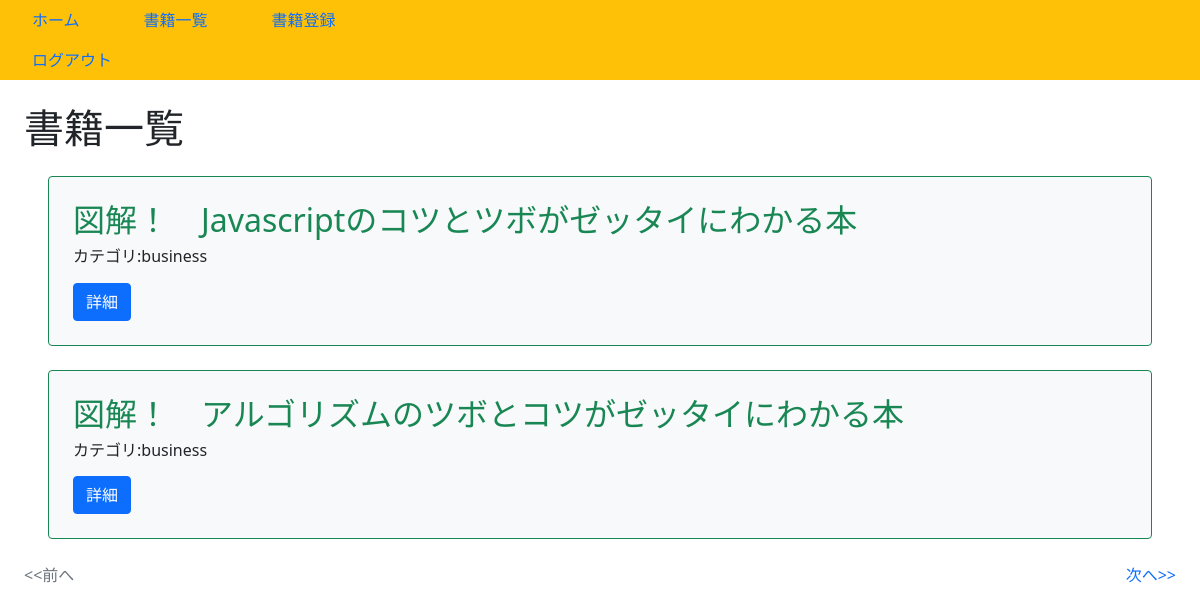
Page /book/ (signed in) on the committed database.
### book/models.py (models this page shows, shortened)
class Book(models.Model):
    title = models.CharField(max_length=100)
    text = models.TextField()
    thumbnail = models.ImageField(null=True, blank=True)
    category = models.CharField(
        max_length=100,
        choices=CATEGORY
    )
    user = models.ForeignKey('auth.user',on_delete=models.CASCADE)

### book/views.py (the view)
# urls.py: path('book/', views.ListBookView.as_view(), name='list-book'),
class ListBookView(LoginRequiredMixin, ListView):
    template_name = 'book/book_list.html'
    model = Book
    paginate_by = ITEM_PER_PAGE

### book/templates/book/book_list.html (shortened to what this page needs)
{% extends 'base.html' %}
{% block h1 %}書籍一覧{% endblock %}
{% block content %}
    {% for item in object_list %}
    <div class="p-4 m-4 bg-light border border-success rounded">
        <h2 class="text-success">{{ item.title }}</h2>
        <h6>カテゴリ:{{ item.category }}</h6>
        <div class="mt-3">
          <a href="{% url 'detail-book' item.pk %}" class="btn btn-primary">詳細</a>
        </div>
      </div>
    {% endfor %}
    {% include 'book/components/pagination.html' %}
{% endblock content %}

### book/static/book/css/style.css (style rules this page uses)
a { text-decoration: none; }

### rows in the picture
Book: title "図解！ Javascriptのコツとツボがゼッタイにわかる本", category "business"
Book: title "図解！ アルゴリズムのツボとコツがゼッタイにわかる本", category "business"
